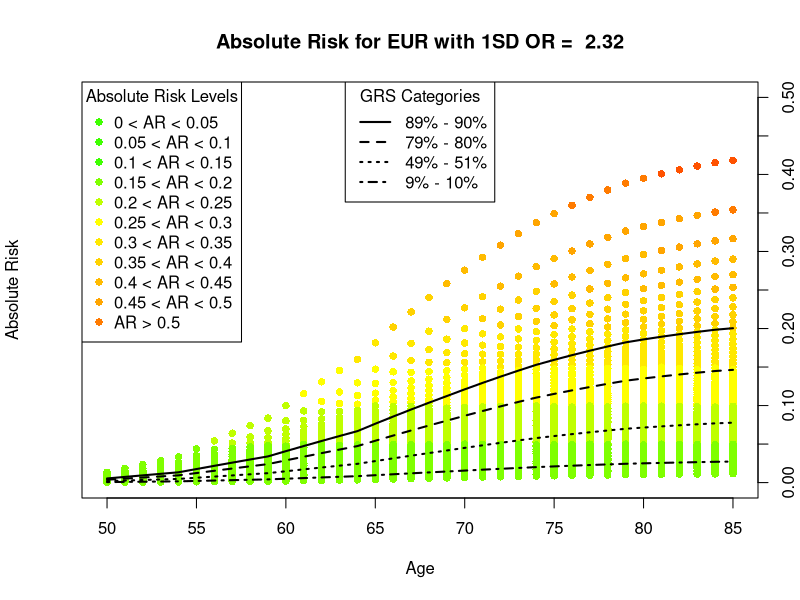

Recreate this plot in R.


library(readxl)
library(plyr)

# Select Population
Ethnicity <- "EUR"

getSEER_data <- function(Ethnicity="EUR") {
  ethnicity.select <- switch(Ethnicity,
                             "EUR"="NH White",
                             "AFR"="NH Black",
                             "EAS"="AIAN",
                             "LA"="Hispanic")
  
  #mortality 
  mort.SEER <- read.table(file="Data/Seer_PCa_asmr_byrace.csv", header=T, sep=",")
  mort.SEER <- mort.SEER[mort.SEER$Race.Ethnicity==ethnicity.select,]
  mort.SEER <- apply(mort.SEER, 1, FUN=function(v) {
    age.v <- unlist(strsplit(trimws(strsplit(v["Age"], "years")), "[-+]+"))
    age.v <- age.v[1]:age.v[length(age.v)]
    rate.v <- rep(as.numeric(v["Rate.per.100.000"])/100000, times=length(age.v))
    return(cbind(age.v, rate.v))
  })
  mort.SEER <- do.call(rbind, mort.SEER)
  seer_mu_c <- rep(0, max(mort.SEER[,1])+1)
  seer_mu_c[mort.SEER[,1]+1] <- mort.SEER[,2]
  
  #incidence
  inc.SEER <- read.table(file="Data/Seer_PCa_asir_byrace.csv", na.strings=c(" ", "^"), sep=",", header=T)
  inc.SEER <- inc.SEER[inc.SEER$stage_prostate=="All",]
  inc.SEER <- inc.SEER[inc.SEER$Race.Ethnicity==ethnicity.select,]
  inc.SEER <- apply(inc.SEER, 1, FUN=function(v) {
    age.v <- unlist(strsplit(trimws(strsplit(v["Age"], "years")), "[-+]+"))
    age.v <- age.v[1]:age.v[length(age.v)]
    rate.v <- as.numeric(v["Rate.per.100.000"])/100000
    #rate.v <- rep(ifelse(is.na(rate.v), 0, rate.v/100000), times=length(age.v))
    return(cbind(age.v, rate.v))
  })
  inc.SEER <- do.call(rbind, inc.SEER)
  seer_mu <- rep(0, max(inc.SEER[,1])+1)
  seer_mu[inc.SEER[,1]+1] <- inc.SEER[,2]
  return(list(mu=seer_mu, mu_c=seer_mu_c))
}

calc_AR <- function(mu=NULL, mu_c=NULL, betas.mu=NULL, PRS.categories=NULL){
  # setting up the data
  max.age <- length(mu)-1
  age_t <- 0:max.age # age in terms of time/years
  age_index <- age_t+1
  OR.cat <- exp(betas.mu)
  
  # risk-specific categories for incidence calculations 
  S_c <- exp(-cumsum(mu_c)) # probability of not dying from another cause of death by age t, based on the age- specific mortality rates mc_p.
  #f <- PRS.categories[2:length(PRS.categories)]- PRS.categories[1:(length(PRS.categories)-1)] # proportion or population in each PRS category
  f <- PRS.categories[2:length(PRS.categories)]- PRS.categories[1:(length(PRS.categories)-1)] # proportion or population in each PRS category
  K = length(f)
  lambda_0 <- rep(NA, max.age+1)
  S_k <- matrix(NA, nrow=(max.age+1), ncol=K) # age x risk k
  lambda_k <- matrix(NA, nrow=(max.age+1), ncol=K)  # age x risk k
  S_k[0+1,] <- 1 # survival is 1 at age 0
  lambda_k[0+1,] <- 0 # 0 incidence at age 0
  a <- 1 # age 1
  t <- a+1
  lambda_0[t] <- mu[t]* sum(f*S_k[(t-1),]) / sum(f*S_k[(t-1),]*OR.cat)  # initialize value at first time t=a+1
  lambda_k[t,] <- lambda_0[t]*OR.cat # initialize value at first time t=a+1
  for(k in 1:K) { # initialize for all categories
    S_k[t, k] <- exp(-sum(lambda_k[1:(t-1),k]))
  }
  for(a in 2:max(age_t)) {
    t <- a+1
    lambda_0[t] <- mu[t]* sum(f*S_k[(t-1),]) / sum(f*S_k[(t-1),]*OR.cat)
    lambda_k[t,] <- lambda_0[t]*OR.cat
    for(k in 1:K) {
      S_k[t, k] <- exp(-sum(lambda_k[1:(t-1),k]))
    }
  }
  
  # AR calculations
  AR <- matrix(NA, nrow=(max.age+1), ncol=K)
  a <- 0
  t <- a+1
  for(k in 1:K) {
    AR[t,k] <- lambda_k[t,k]*S_k[t,k]*S_c[t]
  }
  for(a in 1:max(age_t)) {
    t<- a+1
    for(k in 1:K) {
      AR[t,k] <- AR[(t-1),k]+lambda_k[t,k]*S_k[t,k]*S_c[t]
    }
  }
  return(AR)
}
 

# overall meta-analysis results used for AR calculations: 1 SD increase OR
OR <- switch(Ethnicity,
             "EUR"=2.32,
             "AFR"=2.04,
             "EAS"=2.15,
             "LA"=2.12)

# calculate an OR for each level of % risk
quant.n <- seq(from=.01, to=0.99, by=.01) 
v.n <- qnorm(quant.n)
risk.at.each.level <- v.n*log(OR)
OR.at.each.level <- exp(risk.at.each.level)

PRS.categories <- c(0, quant.n, 1)
PRS.categories <- PRS.categories[PRS.categories!=0.5]
PRS.labels <- paste(paste(100*PRS.categories[1:(length(PRS.categories)-1)], 100*PRS.categories[2:(length(PRS.categories))], sep="% - "), "%", sep="")
PRS.ref <- "49% - 51%"
PRS.labels.s <- PRS.labels[!PRS.labels==PRS.ref]
OR.cat <- OR.at.each.level 



d <- getSEER_data(Ethnicity=Ethnicity)
mu <- d$mu
mu_c <- d$mu_c
betas.mu <- log(OR.cat)

AR.r <- calc_AR(mu=mu, mu_c=mu_c, betas.mu=betas.mu, PRS.categories=PRS.categories)
save(AR.r, file=paste("AR", Ethnicity, "RData", sep="."))


pdf(file=paste("AR.figure.", Ethnicity, ".pdf", sep=""))
yrPal <- colorRampPalette(c('green','yellow', 'orange', 'red'))
plot.breaks <- seq(from=-0.1, to=plyr::round_any(max(AR.r), .1, ceiling), by=.05)
plot.col <- function(v) {
  yrPal(length(plot.breaks))[as.numeric(cut(v,breaks = plot.breaks))]
}

max.age <- length(mu)-1
age <- 50:max.age
age_t <- 0:max.age
index <- age+1 
K <- length(OR.cat)
k<- K
#plot.col <- rainbow(K, rev=T)
max.y <- .5
plot(age_t[index], AR.r[index,k], ylab="Absolute Risk", xlab="Age", 
     pch=16, col=plot.col(AR.r[index,k]), ylim=c(0,max.y), yaxt="n", main=paste("Absolute Risk for", Ethnicity, "with 1SD OR = ", OR))
axis(4,at=seq(from=0, to=max.y, by=.05))
for(k in (K-1):1) {
  points(age_t[index], AR.r[index,k], pch=16, col=plot.col(AR.r[index,k]))
}
PRS.lines <- c(.9, .8, .51, .1)
for(PRS.index in PRS.lines) {
  k <- match(PRS.index, round(PRS.categories,2))-1
  lines(age_t[index], AR.r[index,k], type="l", lwd=2, lty=match(PRS.index, PRS.lines), col=1)
}
legend("top", title="GRS Categories", legend=PRS.labels[match(PRS.lines, round(PRS.categories,2))-1], col=1, lty=1:length(PRS.lines), lwd=2)

AR.levels <- ifelse(plot.breaks<0, 0, round(plot.breaks,2))
AR.labels <- paste(AR.levels[1:(length(AR.levels)-1)], "< AR <", AR.levels[2:(length(AR.levels))])
AR.labels <- c(AR.labels[AR.labels!="0 < AR < 0"], paste("AR >", AR.levels[length(AR.levels)]))
legend("topleft", title="Absolute Risk Levels", legend=AR.labels, col=yrPal(length(plot.breaks))[as.numeric(cut(AR.levels,breaks = plot.breaks))], pch=16)

dev.off()

AR.r <- as.data.frame(AR.r)
names(AR.r) <- PRS.labels
row.names(AR.r) <- age_t
write.table(AR.r, file=paste("AR", Ethnicity, "csv", sep="."), sep=",", row.names=T)

write.table(cbind(quant.n, OR.at.each.level), file=paste("OR", Ethnicity, "csv", sep="."), sep=",", row.names=F)

